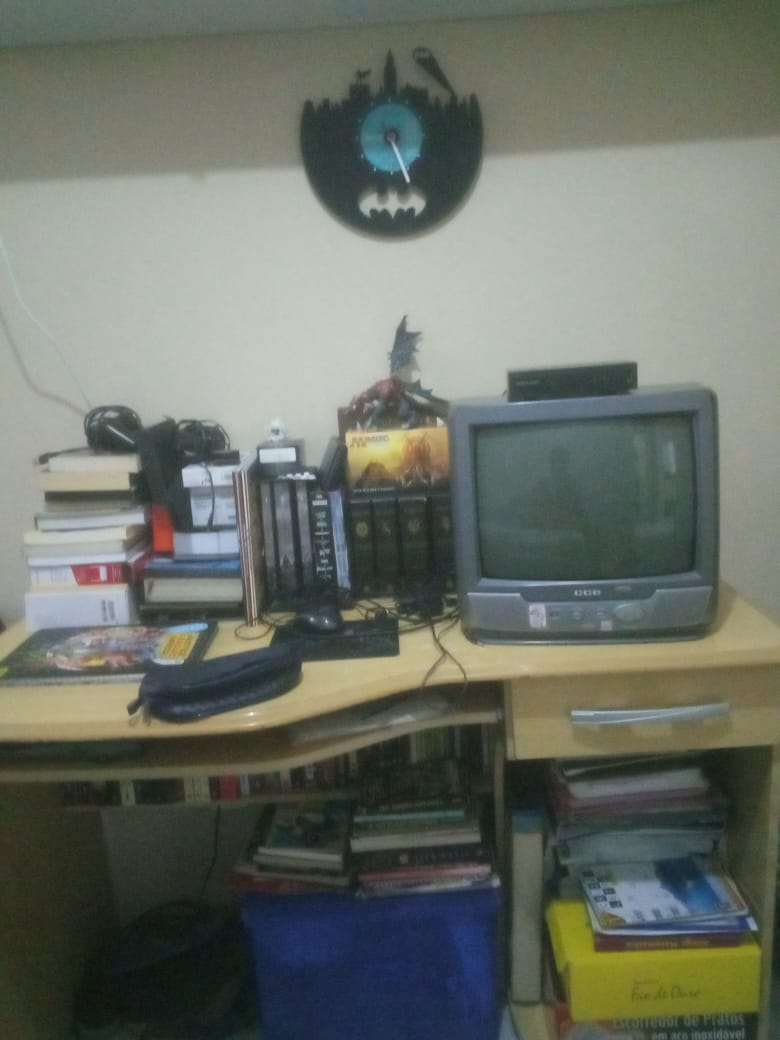
#> input picture test-images/test-img-1.jpg, 780 x 1040 px
$ python pdi-3-drawing-imgs.py
#> lines starting #> are read from the running program, lines starting #| are printed output that depends on the picture
import cv2
import numpy as np

img = cv2.imread('./test-images/test-img-1.jpg', cv2.IMREAD_COLOR)
#> img is the input picture: shape (1040, 780, 3); mean B, G, R 102.6, 111.8, 106.6


#Draws a line
cv2.line(img, (0,0), (150, 150), (255,255,255), 15)
#Draws a rectangle
cv2.rectangle(img, (15,25), (200,150), (0, 255, 0), 5)
#Draws a circle
cv2.circle(img, (100,63), 55, (0, 0, 255), -1)

#Points used to close a polygon
pts = np.array([[10,5],[20,30],[70,20],[50,10]], np.int32)
cv2.polylines(img, [pts], True, (0, 255, 255), 3)


#Writing text on the image
font = cv2.FONT_HERSHEY_SIMPLEX
cv2.putText(img, 'OpenCV Tutorial!', (0, 500), font, 1, (255,255,255), 2, cv2.LINE_AA)
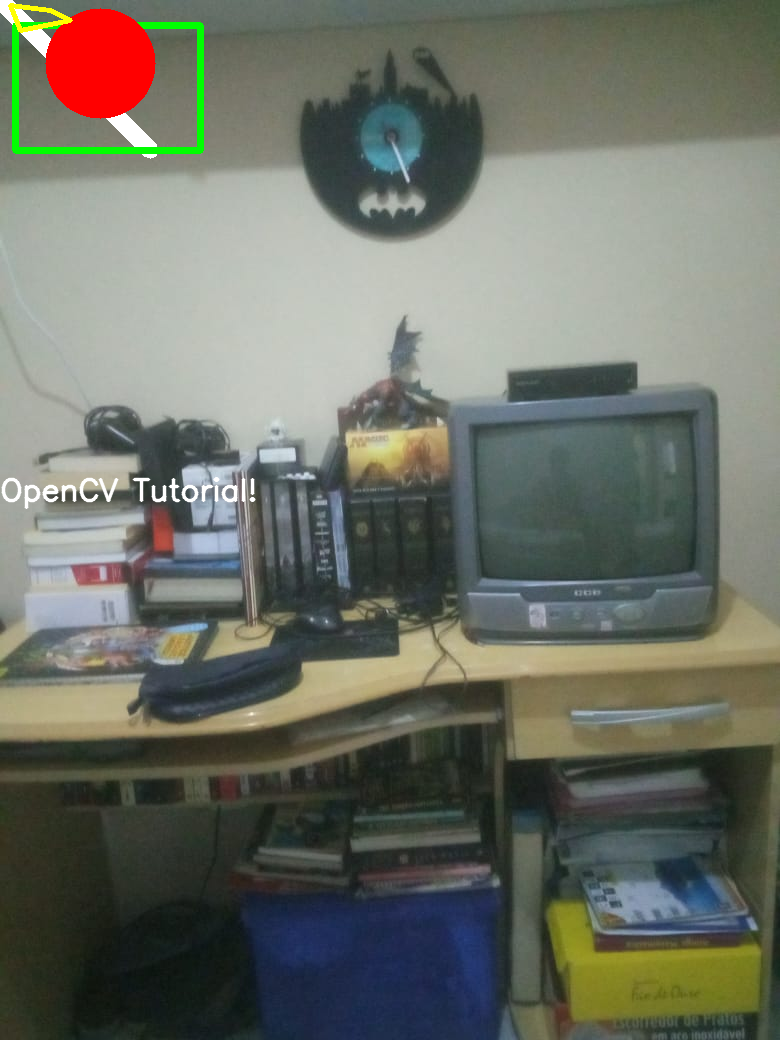
#> img: shape (1040, 780, 3); mean B, G, R 101.6, 111.9, 108.6

cv2.imshow('image', img)
cv2.waitKey(0)
cv2.destroyAllWindows()
cv2.imwrite('./test-images/test-img-3-out.jpg', img)

$ run again, with test-images/mark.jpg copied over test-images/test-img-1.jpg
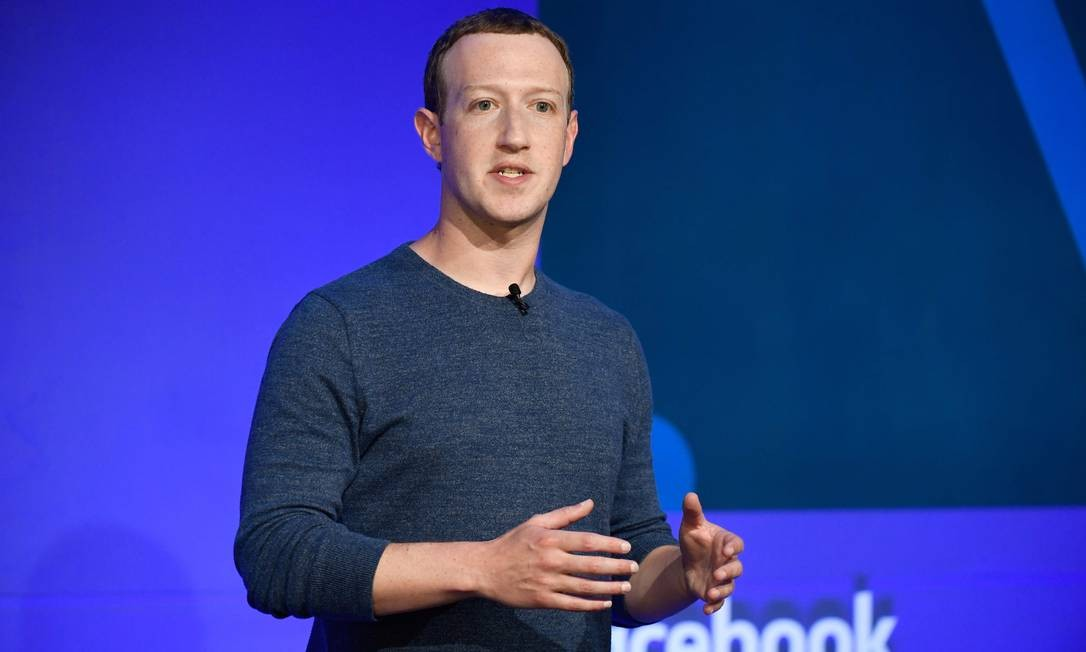
#> input picture test-images/mark.jpg, 1086 x 652 px
#> img is the input picture: shape (652, 1086, 3); mean B, G, R 149.4, 60.1, 46.2
#> `cv2.putText(img, 'OpenCV Tutorial!', (0, 500), font, 1, (255,255,255),..`:
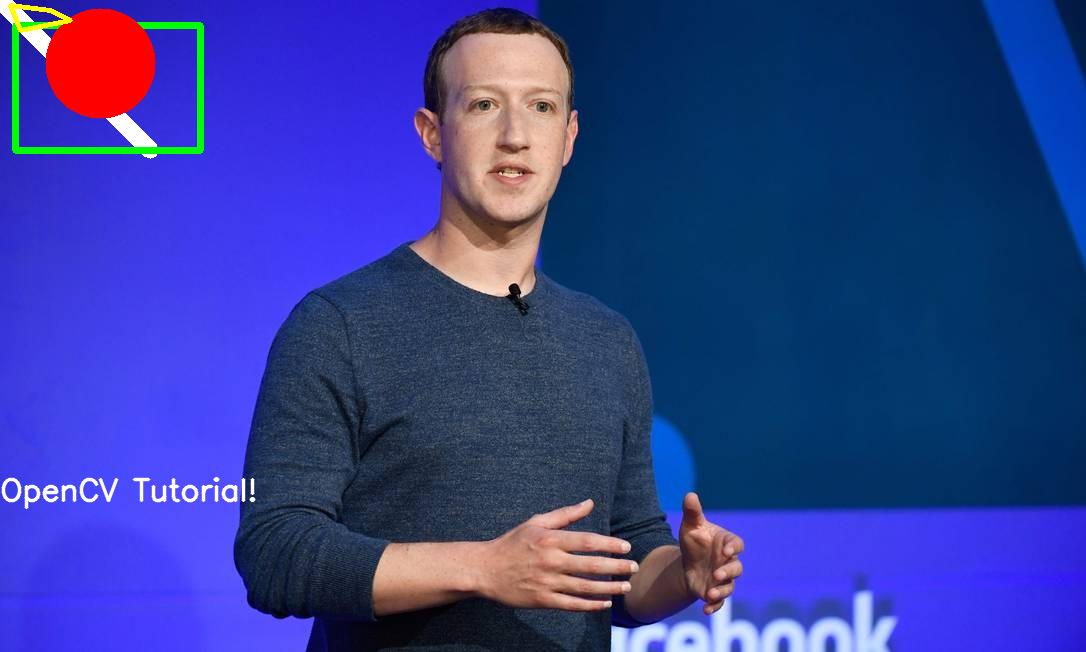
#> img: shape (652, 1086, 3); mean B, G, R 145.9, 61.9, 50.1
